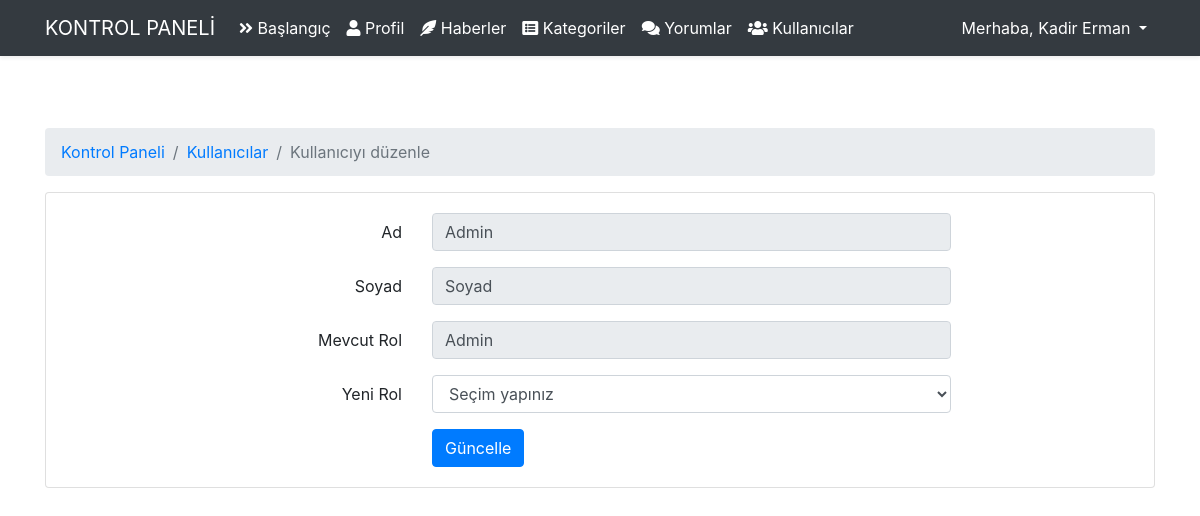
The app's page /admin/user/edit?id=2 (signed in) with its own data.
### tables this page shows
CREATE TABLE `users` (
  `id` int(11) NOT NULL,
  `name` varchar(255) NOT NULL,
  `lastname` varchar(255) NOT NULL,
  `email` varchar(255) NOT NULL,
  `password` varchar(255) NOT NULL,
  `role_level` int(11) NOT NULL DEFAULT 1
);

### core/Router.php (called while the page is built, shortened)
<?php
class Router
{
    public Request $request;
    protected array $routes = [];
    public function __construct(Request $request)
    {
        $this->request = $request;
    }
    public function get($path, $callback)
    {
        $this->routes['get'][$path] = $callback;
    }
    public function post($path, $callback)
    {
        $this->routes['post'][$path] = $callback;
    }
    public function resolve()
    {
        $path = $this->request->getPath();
        $method = $this->request->method();
        $callback = $this->routes[$method][$path] ?? false;
        if (is_array($callback)) {
            $controller = new $callback[0]();
            $controller->action = $callback[1];
            $callback[0] = $controller;
        }
        return call_user_func($callback, $this->request);
    }
    public function view(string $view, ?string $title = null, array $data = [])
    {
        require_once __DIR__ . "/../app/views/$view.php";
        return ob_get_clean();
    }
}

### core/Controller.php (called while the page is built, shortened)
<?php
abstract class Controller
{
    public static function view(string $view, ?string $title = null, array $data = [])
    {
        return Application::$app->router->view($view, $title, $data);
    }
}

### app/Controllers/Admin/UserController.php (called while the page is built, shortened)
<?php
class UserController extends Controller
{
    public function edit(Request $request)
    {
        $id = $request->getBody()['id'] ?? null;
        $user = User::where([
            'id'    => $id
        ]);
        return $this->view('auth/admin/user-edit', 'Kullanıcıyı düzenle', compact('user'));
    }
}

### public/index.php (called while the page is built, shortened)
<?php
$app = new Application();
$app->run();

### core/Session.php (called while the page is built, shortened)
<?php
class Session
{
    public static function get($key)
    {
        return !empty($_SESSION[$key]) ? $_SESSION[$key] : null;
    }
}

### core/DB.php (called while the page is built, shortened)
<?php
class DB
{
    public static function connection()
    {
        $env = parse_ini_file(__DIR__ . '/../.env');
        $host = $env['DB_HOST'];
        $database = $env['DB_DATABASE'];
        $username = $env['DB_USERNAME'];
        $password = $env['DB_PASSWORD'];
        try {
            $dsn = "mysql:host=$host; dbname=$database;";
            $pdo = new PDO($dsn, $username, $password);
            return $pdo;
        } catch (PDOException $e) {
            echo "Veritabanı hatası " . $e->getMessage();
            Logger::emergency('Veritabanına bağlanamadı.', [false]);
            exit();
        }
    }
    public static function find(string $table, mixed $id)
    {
        $db = self::connection();
        $stm = $db->prepare("SELECT * FROM $table WHERE id = :id");
        $stm->bindParam(":id", $id);
        $stm->execute();
        return $stm->fetch(PDO::FETCH_ASSOC);
    }
    public static function where($table, array $values)
    {
        $section = '';
        $is_first = true;
        foreach ($values as $column => $value) {
            $section .= $is_first ? "$column = :$column" : " and $column = :$column";
            $is_first = false;
        }
        $db = self::connection();
        $stm = $db->prepare("SELECT * FROM $table WHERE $section");
        foreach ($values as $column => $value) {
            $stm->bindValue(":$column", $value);
        }
        $stm->execute();
        return $stm->fetchAll(PDO::FETCH_ASSOC);
    }
}

### core/Model.php (called while the page is built, shortened)
<?php
abstract class Model
{
    public static function find(int $id) {
        $table = static::$table;
        return DB::find($table, $id);
    }
    public static function where(array $values) {
        $table = static::$table;
        return DB::where($table, $values);
    }
}

### app/views/auth/admin/user-edit.php (the view, shortened to what this page needs)
<?php use Core\Session;
require __DIR__ . '/layouts/header.php';?>
    <div class="container">
        <div class="row justify-content-center py-5">
            <div class="col-md-12">
                <nav aria-label="breadcrumb">
                    <ol class="breadcrumb">
                        <li class="breadcrumb-item"><a href="/admin">Kontrol Paneli</a></li>
                        <li class="breadcrumb-item"><a href="/admin/user">Kullanıcılar</a></li>
                        <li class="breadcrumb-item active" aria-current="page"><?= $title ?></li>
                    </ol>
                </nav>
                <div class="card">
                    <div class="card-body">
                        <form action="" method="POST">
                            <div class="form-group row">
                                <label for="name" class="col-md-4 col-form-label text-md-right">Ad</label>
                                <div class="col-md-6">
                                    <input id="name" type="text" class="form-control" name="name" value="<?= $user['name'] ?>" readonly>
                                </div>
                            </div>
                            <div class="form-group row">
                                <label for="name" class="col-md-4 col-form-label text-md-right">Soyad</label>
                                <div class="col-md-6">
                                    <input id="lastname" type="text" class="form-control" name="lastname" value="<?= $user['lastname'] ?>" readonly>
                                </div>
                            </div>
                            <div class="form-group row">
                                <label for="role_level" class="col-md-4 col-form-label text-md-right">Mevcut Rol</label>
                                <div class="col-md-6">
                                    <input id="role_level" type="text" class="form-control" name="role_level" readonly value="<?= $user['role'] ?>">
                                </div>
                            </div>
                            <div class="form-group row">
                                <label for="new_role" class="col-md-4 col-form-label text-md-right">Yeni Rol</label>
                                <div class="col-md-6">
                                    <select name="new_role" class="form-select form-control">
                                        <option disabled selected>Seçim yapınız</option>
                                    </select>
                                </div>
                            </div>
                            <div class="form-group row mb-0">
                                <div class="col-md-6 offset-md-4">
                                    <button type="submit" class="btn btn-primary" value="update">Güncelle</button>
                                </div>
                            </div>
                        </form>
                    </div>
                </div>
            </div>
        </div>
    </div>
<?php require __DIR__ . '/layouts/footer.php';?>

### app/views/auth/admin/layouts/navbar.php (shortened to what this page needs)
<nav class="navbar navbar-expand-md navbar-dark bg-dark shadow-sm">
    <div class="container">
        <a class="navbar-brand text-uppercase" href="/admin">Kontrol Paneli</a>
        <div class="collapse navbar-collapse" id="navbars">
            <ul class="navbar-nav me-auto mb-2 mb-lg-0">
                <li class="nav-item">
                    <a class="nav-link text-white" aria-current="page" href="/admin">
                        <i class="fas fa-angle-double-right"></i>
                        Başlangıç
                    </a>
                </li>
                <li class="nav-item">
                    <a class="nav-link text-white" aria-current="page" href="/admin/profile">
                        <i class="fas fa-user"></i>
                        Profil
                    </a>
                </li>
                <?php if (user('role_level') >= 3): ?>
                <li class="nav-item">
                    <a class="nav-link text-white" aria-current="page" href="/admin/news">
                        <i class="fas fa-feather-alt"></i>
                        Haberler
                    </a>
                </li>
                    <li class="nav-item">
                        <a class="nav-link text-white" aria-current="page" href="/admin/category">
                            <i class="fas fa-list-alt"></i>
                            Kategoriler
                        </a>
                    </li>
                <?php endif; ?>
                <?php if (user('role_level') >= 3): ?>
                    <li class="nav-item">
                        <a class="nav-link text-white" aria-current="page" href="/admin/comment">
                            <i class="fas fa-comments"></i>
                            Yorumlar
                        </a>
                    </li>
                    <li class="nav-item">
                        <a class="nav-link text-white" aria-current="page" href="/admin/user">
                            <i class="fas fa-users"></i>
                            Kullanıcılar
                        </a>
                    </li>
                <?php endif; ?>
            </ul>
            <div class="navbar-collapse">
                <ul class="navbar-nav ml-auto">
                    <div class="dropdown">
                        <a class="nav-link dropdown-toggle text-white" href="#" role="button" id="dropdownMenuLink" data-bs-toggle="dropdown" aria-expanded="false">
                            Merhaba, <?php echo user('name') ?> <?php echo user('lastname') ?>
                        </a>
                    </div>
                </ul>
            </div>
        </div>
    </div>
</nav>

### records on screen
users: name "Kadir", lastname "Erman"
users: name "Admin", lastname "Soyad", role_level "Admin"

### other values on screen
$title "Kullanıcıyı düzenle"
